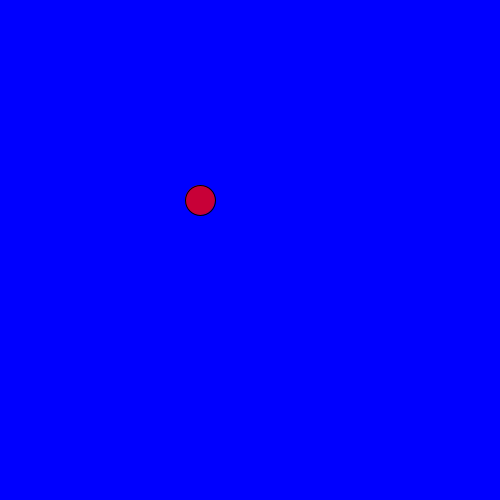
Frame 1 (no input)
Frame 60 (the mouse pressed at the canvas centre just before this capture): identical to frame 1, image omitted
Frame 120 (the mouse held since frame 60 and released just before this capture): identical to frame 1, image omitted

The Processing sketch that drew this single still picture (run headless with seeded random() and noise(); from frame 60 on, the mouse is pressed at the canvas centre):

// Processing sketch: slippery_dot
// ── slippery_dot.pde
/*** When you are done, this program will draw an ellipse 
     that jumps to new location each time you click on it.
***/
 
 // 1. Create three integer variables to represent the x, y, and the size of the ellipse
       int x = 200;
       int y= 200;
       int size = 30;
    void setup() {
      // 2. Set the size of your sketch
      size(500, 500);
    }
    
    void draw() {
    
      // 3. Set the background color of your sketch
      background(0, 0, 255, 200);
      // 4. Draw an ellipse using the variables created at the top of the sketch for the location and size of your ellipse. 
      //    Make sure it fits in the window. Change the variables if it does not.
      fill(255, 0, 0, 200);
    ellipse(x, y,  size, size);
    
    }
    
    /******** This method gets called automatically when you press the mouse ************/
    void mousePressed() {
      //5. Create an integer variable called distance
      int distance;
      //6. The getDistanceFromMouse() method below returns a number.
      //   Set the value of your distance variable to the value returned by the getDistance method
      //   You will need to pass the x and y location of your ellipse to this method.
      
      
      distance =  getDistanceFromMouse(x,y );
          
      //7.  Use an if statement to check if your distance variable is < the radius of the ellipse
      //    If it is, make a new x AND y for the ellipse, for a new random location on the window
      //    Hint: Use code like this      x = (int) random(width);
       if (distance < size/2){
       x = (int) random(width);
       y = (int) random(height);
       
       }
    }
    
    /********  This method gives you the number of pixels between the mouse and the x,y point ***********/
    int getDistanceFromMouse(int x, int y) {
      return (int)Math.sqrt(Math.pow((mouseX-x),2) + Math.pow((mouseY-y),2));
    }
